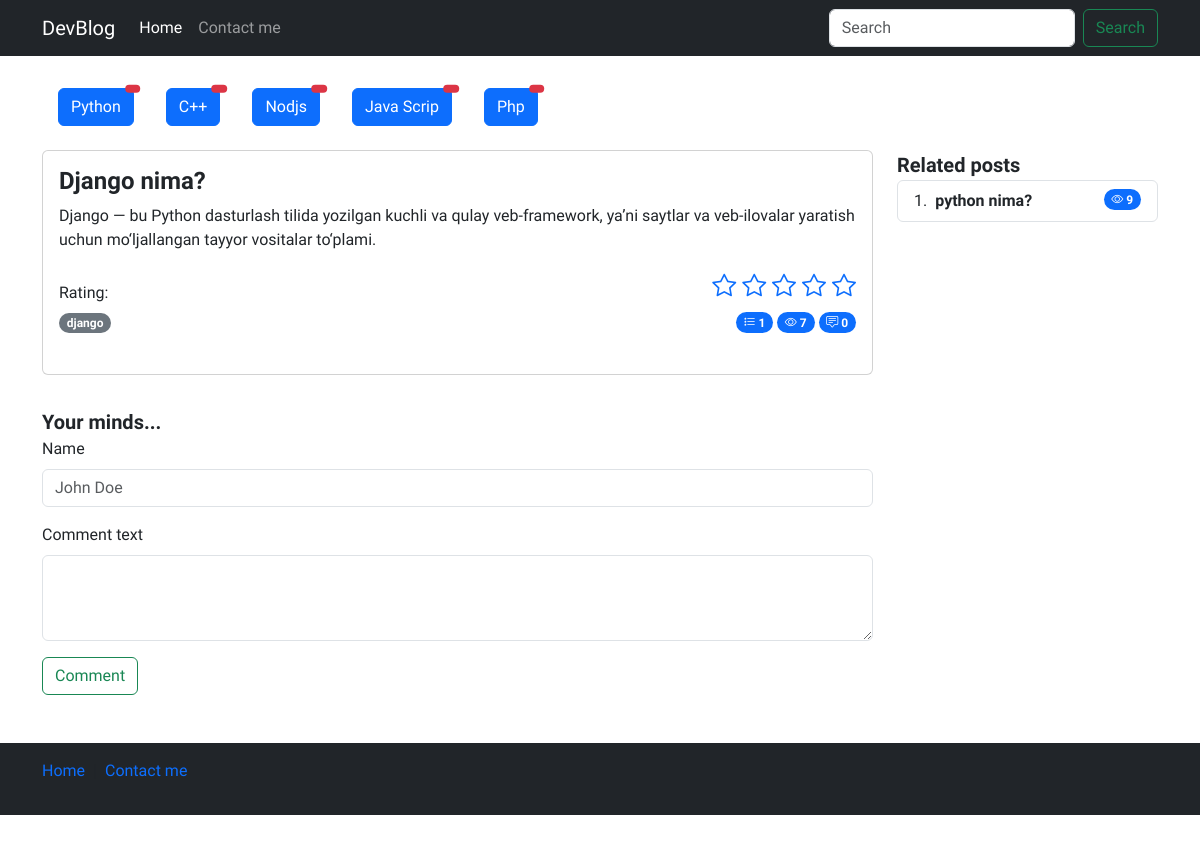
The app's page /detail/2 with its own data.
### pageapp/models.py (models this page shows, shortened)
class Category(models.Model):
    name = models.CharField(max_length=500)
    slug = models.CharField(max_length=250)

class Post(models.Model):
    title = models.CharField(max_length=200)
    body = models.TextField()
    author = models.CharField(max_length=100)
    category = models.ForeignKey(Category, on_delete=models.PROTECT, related_name='categories')
    tag = models.ManyToManyField(Tag)
    views = models.PositiveIntegerField(default=0)
    publish_date = models.DateTimeField(auto_now_add=True)
    published = models.BooleanField(default=True)
    on_top = models.BooleanField(default=True)

class Tag(models.Model):
    name = models.CharField(max_length=500)
    slug = models.CharField(max_length=250)

### pageapp/views.py (the view, shortened to what this page needs)
# urls.py: path('detail/<post_id>', views.detail, name='detail'),
def detail(request, post_id):
    categories = Category.objects.all()
    post = Post.objects.get(id=post_id)
    category = Category.objects.get(id=post.category.id)
    related_posts = Post.objects.filter(category=category).exclude(id__in=[0, post.id]).order_by("?")
    request.session.modified = True
    if post.id in check_read_articles(request):
        pass
    else:
        check_read_articles(request).append(post.id)
        post.views += 1
        post.save()
    return render(request, "detail.html", context={
        "post": post,
        "categories": categories,
        "related_posts": related_posts})

### pageapp/utils.py (called while the page is built)
def check_read_articles(request):
    try:
        read_articles = request.session["read_articles"]
    except:
        request.session["read_articles"] = []
        read_articles = request.session.get("read_articles")
    return read_articles

### templates/detail.html (shortened to what this page needs)
{% load static %}
<!doctype html>
<html lang="en">
<head>
    <link rel="stylesheet" href="{% static 'css/style.css' %}">
    <link rel="stylesheet" href="https://cdn.jsdelivr.net/npm/bootstrap-icons@1.11.3/font/bootstrap-icons.min.css">
    <link href="https://cdn.jsdelivr.net/npm/bootstrap@5.3.2/dist/css/bootstrap.min.css" rel="stylesheet"
 />
</head>
<body>
    <header>
        <nav class="navbar navbar-expand-md navbar-dark bg-dark mb-4">
            <div class="container">
                <a class="navbar-brand" href="/">DevBlog</a>
                <div class="collapse navbar-collapse" id="navbarCollapse">
                    <ul class="navbar-nav me-auto mb-2 mb-md-0">
                        <li class="nav-item">
                            <a class="nav-link active" aria-current="page" href="{% url 'blog:home' %}">Home</a>
                        </li>
                        <li class="nav-item">
                            <a class="nav-link" href="{% url 'blog:contact' %}">Contact me</a>
                        </li>
                    </ul>
                    <form class="d-flex" role="search">
                        <input class="form-control me-2" type="search" placeholder="Search" aria-label="Search"
                            control-id="ControlID-1">
                        <button class="btn btn-outline-success" type="submit" control-id="ControlID-2">Search</button>
                    </form>
                </div>
            </div>
        </nav>
    </header>
    <main>
        <section>
            <div class="container-md">
                <div class="d-flex flex-wrap my-3">
                    {% for cat in categories %}
                      <div class="d-flex flex-wrap mx-3 my-2">
                        <a href="{% url 'blog:category_list' cat.slug %}" class="btn btn-primary position-relative">
                            {{ cat.name }}
                            <span
                                class="position-absolute top-0 start-100 translate-middle badge rounded-pill bg-danger">
                            </span>
                        </a>
                      </div>
                    {% endfor %}
                  </div>
            </div>
            <div class="container-md">
                <div class="row">
                    <div class="col-sm-12 col-md-12 col-lg-9">
                        <div class="card  mb-3">
                            <div class="card-body">
                                <div class="content">
                                    <h4 class="card-title fw-bold">{{post.title}}</h4>
                                    <p class="card-text">
                                        {{post.body}}
                                    </p>
                                    <div class="d-flex justify-content-between flex-wrap">
                                        <div class="post-rating">
                                            <span>Rating:</span>
                                        </div>
                                        <div class="post-set-rating">
                                            <p class="card-text fs-4">
                                                <a href="{% url 'blog:set_rating' 1 post.id %}"><i class="bi bi-star"></i></a>
                                                <a href="{% url 'blog:set_rating' 2 post.id %}"><i class="bi bi-star"></i></a>
                                                <a href="{% url 'blog:set_rating' 3 post.id %}"><i class="bi bi-star"></i></a>
                                                <a href="{% url 'blog:set_rating' 4 post.id %}"><i class="bi bi-star"></i></a>
                                                <a href="{% url 'blog:set_rating' 5 post.id %}"><i class="bi bi-star"></i></a>
                                            </p>
                                        </div>
                                    </div>
                                    <div class="d-flex justify-content-between flex-wrap">
                                        <div class="categories">
                                            {% for tag in post.tag.all %}
                                                <span class="badge rounded-pill text-bg-secondary">{{tag.name}}</span>
                                            {% endfor %}
                                        </div>
                                        <div class="action">
                                            <span class="badge bg-primary rounded-pill">
                                                <i class="bi bi-list-stars"></i>
                                                {{post.ratings.all.count}}
                                            </span>
                                            <span class="badge bg-primary rounded-pill">
                                                <i class="bi bi-eye"></i>
                                                {{post.views}}
                                            </span>
                                            <span class="badge bg-primary rounded-pill">
                                                <i class="bi bi-chat-square-text"></i>
                                                {{post.comments.all.count}}
                                            </span>
                                        </div>
                                    </div>
                                    <br>
                                </div>
                            </div>
                        </div>
                        <div class="comments">
                            <div class="row gap-3">
                                <div class="col-sm-12">
                                    <span class="fs-5 fw-semibold">Your minds...</span>
                                    <form action="" method='POST'>
                                        <div class="mb-3">
                                            <label for="exampleFormControlInput1" class="form-label">Name</label>
                                            <input type="text" name='name' class="form-control" id="exampleFormControlInput1"
                                                placeholder="John Doe" required>
                                        </div>
                                        <div class="mb-3">
                                            <label for="exampleFormControlTextarea1" class="form-label">
                                                Comment text
                                            </label>
                                            <textarea class="form-control" name='comment' id="exampleFormControlTextarea1"
                                                rows="3" required>
                                            </textarea>
                                        </div>
                                        <button type="submit" class="btn btn-outline-success">Comment</button>
                                    </form>
                                </div>
                            </div>
                        </div>
                    </div>
                    <div class="col-sm-none col-md-12 col-lg-3">
                        <span class="fs-5 fw-semibold">Related posts</span>
                        <ol class="list-group list-group-numbered">
                            {% for related_post in related_posts %}
                            <li class="list-group-item d-flex justify-content-between align-items-start">
                                <div class="ms-2 me-auto">
                                    <div class="fw-bold">{{related_post.title}}</div>
                                </div>
                                <span class="badge bg-primary rounded-pill">
                                    <i class="bi bi-eye"></i>
                                    {{related_post.views}}
                                </span>
                            </li>
                            {% endfor %}
                        </ol>
                    </div>
                </div>
            </div>
        </section>
    </main>
    <footer class="footer mt-auto text-white-50 bg-dark">
        <div class="container">
            <div class="row my-5">
                <div class="col-12">
                    <nav style="--bs-breadcrumb-divider: '|';" aria-label="breadcrumb" class="py-3">
                        <ol class="breadcrumb">
                            <li class="breadcrumb-item"><a href="/" class="text-decoration-none">Home</a></li>
                            <li class="breadcrumb-item " aria-current="page">
                                <a href="#" class="text-decoration-none">Contact me</a>
                            </li>
                        </ol>
                    </nav>
                </div>
            </div>
        </div>
    </footer>
</body>
</html>

### staticfiles/css/style.css (style rules this page uses)
* { font-family: 'Onest', sans-serif !important; }

### records on screen
Category: name "Python"
Category: name "C++"
Category: name "Nodjs"
Category: name "Java Scrip"
Category: name "Php"
Post: title "Django nima?", body "Django — bu Python dasturlash tilida yozilgan kuchli va qulay veb-framework, ya’ni saytlar va veb-ilovalar yaratish uchun mo‘ljallangan tayyor vositalar to‘plami.", ratings.all.count "1", views "7", comments.all.count "0"
Tag: name "django"
Post: title "python nima?", views "9"
